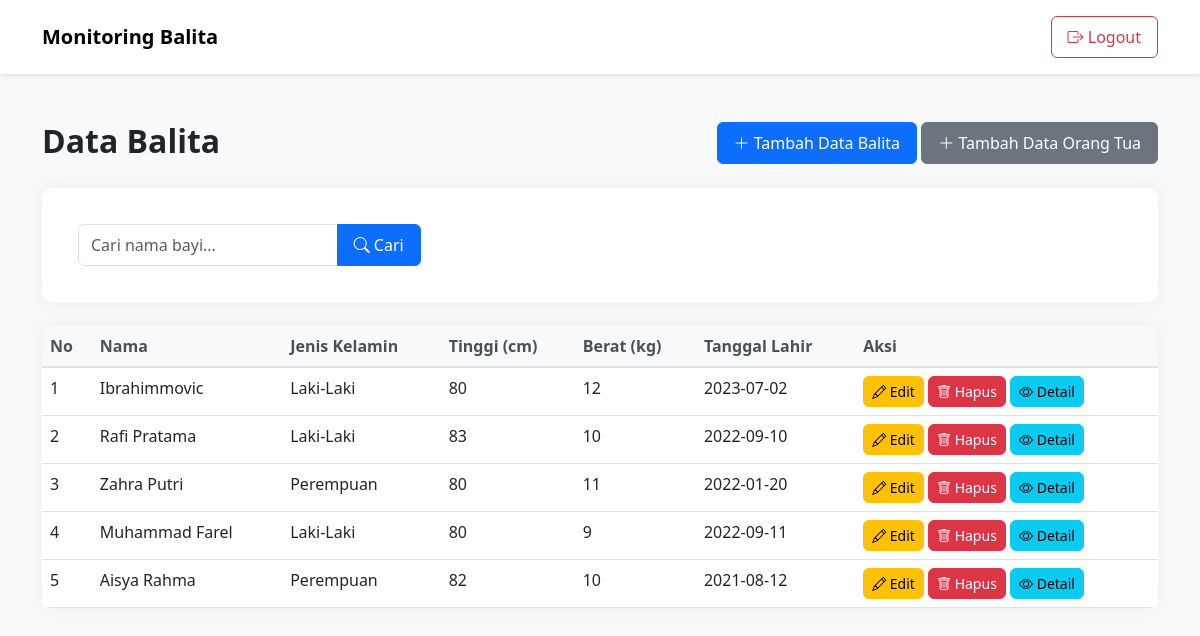
The app's page /views/dashboard.php (signed in) with its own data.
### tables this page shows
CREATE TABLE `databayi` (
  `id` int(11) NOT NULL,
  `nama` varchar(100) NOT NULL,
  `tinggi` float NOT NULL,
  `berat` float NOT NULL,
  `jenisKelamin` varchar(20) NOT NULL,
  `tanggalLahir` date NOT NULL,
  `riwayat` varchar(100) NOT NULL,
  `catatan` varchar(50) NOT NULL,
  `orang_tua_id` int(11) NOT NULL
);

### models/manusia.php (called while the page is built, shortened)
<?php
require_once dirname(__DIR__) . '/config/database.php';
class Manusia
{
    public function __construct()
    {
        $database = new Database();
        $this->conn = $database->getConnection();
    }
}

### config/Database.php (called while the page is built, shortened)
<?php
class Database
{
    private $host = "localhost:3307";
    private $db_name = "db_databayi";
    private $username = "root";
    private $password = "";
    private static $conn = null;
    public function getConnection()
    {
        if (self::$conn === null) {
            try {
                self::$conn = new mysqli(
                    $this->host,
                    $this->username,
                    $this->password,
                    $this->db_name
                );
                self::$conn->set_charset("utf8");
            } catch (Exception $exception) {
                die("Koneksi gagal: " . $exception->getMessage());
            }
        }
        return self::$conn;
    }
}

### models/balita.php (called while the page is built, shortened)
<?php
require_once 'manusia.php';
class Bayi extends Manusia
{
    public function tampil_data()
    {
        $query = "SELECT * FROM " . self::TABLE . " ORDER BY id DESC";
        $result = $this->conn->query($query);
        $data = [];
        if ($result) {
            while ($row = $result->fetch_assoc()) {
                $data[] = $row;
            }
        }
        return $data;
    }
}

### views/dashboard.php (the view, shortened to what this page needs)
<?php
require_once '../config/database.php';
require_once '../models/balita.php';
$keyword = $_GET['keyword'] ?? '';
$bayiModel = new Bayi();
if ($keyword !== '') {
    $dataBayi = $bayiModel->search($keyword);
} else {
    $dataBayi = $bayiModel->tampil_data();
}
?>
<!DOCTYPE html>
<html>
<head>
    <link href="https://cdn.jsdelivr.net/npm/bootstrap@5.3.0/dist/css/bootstrap.min.css" rel="stylesheet">
    <link rel="stylesheet" href="https://cdn.jsdelivr.net/npm/bootstrap-icons@1.7.2/font/bootstrap-icons.css">
</head>
<body>
    <nav class="navbar navbar-expand-lg navbar-light bg-white py-3">
        <div class="container">
            <span class="navbar-brand fw-bold">
                Monitoring Balita
            </span>
            <div class="d-flex">
                <a href="../home.php?logout=1" class="btn btn-outline-danger">
                    <i class="bi bi-box-arrow-right"></i> Logout
                </a>
            </div>
        </div>
    </nav>
    <div class="container py-5">
        <div class="row mb-4">
            <div class="col-md-6">
                <h2 class="fw-bold mb-0">Data Balita</h2>
            </div>
            <div class="col-md-6 text-md-end">
                <a href="tambah_bayi.php" class="btn btn-primary">
                    <i class="bi bi-plus-lg"></i> Tambah Data Balita
                </a>
                <a href="tambah_orangtua.php" class="btn btn-secondary">
                    <i class="bi bi-plus-lg"></i> Tambah Data Orang Tua
                </a>
            </div>
        </div>
        <div class="card search-box mb-4">
            <div class="card-body">
                <form action="dashboard.php" method="GET" class="row g-2">
                    <div class="col-md-4">
                        <div class="input-group">
                            <input type="text" name="keyword" class="form-control" placeholder="Cari nama bayi..."
                                value="<?= htmlspecialchars($keyword) ?>">
                            <button type="submit" class="btn btn-primary">
                                <i class="bi bi-search"></i> Cari
                            </button>
                        </div>
                    </div>
                </form>
            </div>
        </div>
        <div class="card">
            <div class="card-body p-0">
                <div class="table-responsive">
                    <table class="table table-hover mb-0">
                        <thead>
                            <tr>
                                <th>No</th>
                                <th>Nama</th>
                                <th>Jenis Kelamin</th>
                                <th>Tinggi (cm)</th>
                                <th>Berat (kg)</th>
                                <th>Tanggal Lahir</th>
                                <th>Aksi</th>
                            </tr>
                        </thead>
                        <tbody>
                            <?php $no = 1;
                            foreach ($dataBayi as $bayi): ?>
                                <tr>
                                    <td><?= $no++ ?></td>
                                    <td><?= htmlspecialchars($bayi['nama']) ?></td>
                                    <td><?= htmlspecialchars($bayi['jenisKelamin']) ?></td>
                                    <td><?= htmlspecialchars($bayi['tinggi']) ?></td>
                                    <td><?= htmlspecialchars($bayi['berat']) ?></td>
                                    <td><?= htmlspecialchars($bayi['tanggalLahir']) ?></td>
                                    <td>
                                        <a href="edit_bayi.php?id=<?= $bayi['id'] ?>" class="btn btn-sm btn-warning"><i
                                                class="bi bi-pencil"></i> Edit</a>
                                        <a href="dashboard.php?hapus=<?= $bayi['id'] ?>" class="btn btn-sm btn-danger"
                                            onclick="return confirm('Yakin ingin menghapus data ini?')"><i
                                                class="bi bi-trash"></i> Hapus</a>
                                        <a href="data.php?id=<?= $bayi['id'] ?>" class="btn btn-sm btn-info"><i
                                                class="bi bi-eye"></i> Detail</a>
                                    </td>
                                </tr>
                            <?php endforeach; ?>
                        </tbody>
                    </table>
                </div>
            </div>
        </div>
    </div>
</body>
</html>

### views/dashboard.php (style rules this page uses)
body { background-color: #f8f9fa; font-family: 'Segoe UI', system-ui, -apple-system, sans-serif; }
.navbar { box-shadow: 0 2px 4px rgba(0, 0, 0, .1); }
.card { border: none; border-radius: 10px; box-shadow: 0 0 20px rgba(0, 0, 0, .05); }
.table { background: white; border-radius: 8px; overflow: hidden; }
.table thead th { background-color: #f8f9fa; border-bottom: 2px solid #dee2e6; color: #495057; font-weight: 600; }
.btn { border-radius: 6px; padding: 0.5rem 1rem; }
.btn-sm { padding: 0.25rem 0.5rem; }
.search-box { background: white; padding: 20px; border-radius: 10px; box-shadow: 0 0 20px rgba(0, 0, 0, .05); }

### records on screen
databayi: nama "Ibrahimmovic", jenisKelamin "Laki-Laki", tinggi "80", berat "12", tanggalLahir "2023-07-02"
databayi: nama "Rafi Pratama", jenisKelamin "Laki-Laki", tinggi "83", berat "10", tanggalLahir "2022-09-10"
databayi: nama "Zahra Putri", jenisKelamin "Perempuan", tinggi "80", berat "11", tanggalLahir "2022-01-20"
databayi: nama "Muhammad Farel", jenisKelamin "Laki-Laki", tinggi "80", berat "9", tanggalLahir "2022-09-11"
databayi: nama "Aisya Rahma", jenisKelamin "Perempuan", tinggi "82", berat "10", tanggalLahir "2021-08-12"
